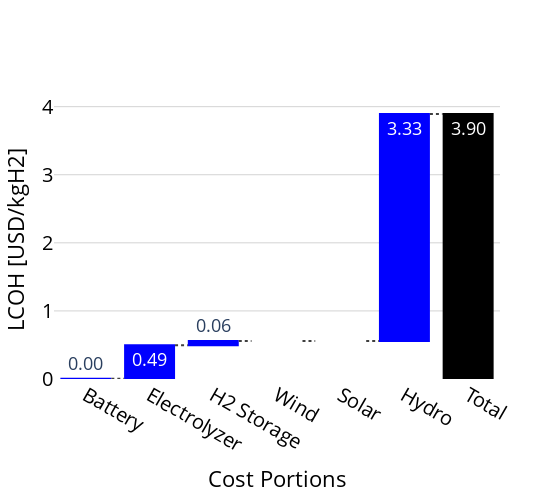

Write notebook code for a chart like this one.
### Code cell
hydro_year = "wet" # wet dry atlite
scenario_year = "30" # 25 30
electrolyser_type = "ALK" # ALK PEM

# gdf_data = gpd.read_file(f'Resources\\net_generation\\Scenario_{hydro_year}_{electrolyser_type}_{scenario_year}\\hex_cost_components.geojson')
gdf_data = gpd.read_file(f'Resources\\Scenario_{hydro_year}_{electrolyser_type}_{scenario_year}\\hex_cost_components.geojson')

generate_waterfall_chart(gdf_data, 'trucking')

vmin = gdf_data["Vientiane trucking production cost"].min() - 0.5
plot_full_cost_map(
    gdf_data, 'Vientiane', 'Vientiane trucking production cost', 
    #r'Resources\Scenario_dry_ALK_25\Visualisation\visualisation_lowest_cost.png', 
    vmin=vmin, vmax=vmax
)

plot_cost_distribution(gdf_data, 
                       'Vientiane trucking production cost', 
                       'cost_distribution.png', 15)

### Figure 1 — Plotly figure (JSON) as saved in the notebook; plotly's stock layout.template omitted (floating-point values rounded to 4 significant figures)
{"data": [{"connector": {"line": {"color": "rgb(63, 63, 63)", "dash": "dot"}}, "decreasing": {"marker": {"color": "#ff7f0e"}}, "increasing": {"marker": {"color": "#0000ff"}}, "measure": ["relative", "relative", "relative", "relative", "relative", "relative", "total"], "orientation": "v", "text": ["0.00", "0.49", "0.06", "0.00", "0.00", "3.33", "3.90"], "totals": {"marker": {"color": "#000000"}}, "type": "waterfall", "x": ["Battery", "Electrolyzer", "H2 Storage", "Wind", "Solar", "Hydro", "Total"], "y": [0.002341, 0.4937, 0.06302, 0, 0, 3.334, 0]}], "layout": {"font": {"size": 18}, "height": 500, "margin": {"b": 50, "l": 50, "r": 50, "t": 100}, "plot_bgcolor": "white", "showlegend": false, "width": 550, "xaxis": {"tickfont": {"color": "black", "size": 20}, "title": {"font": {"color": "black", "size": 22}, "text": "Cost Portions"}}, "yaxis": {"gridcolor": "lightgrey", "showgrid": true, "tickfont": {"color": "black", "size": 20}, "title": {"font": {"color": "black", "size": 22}, "text": "LCOH [USD/kgH2]"}}}}
